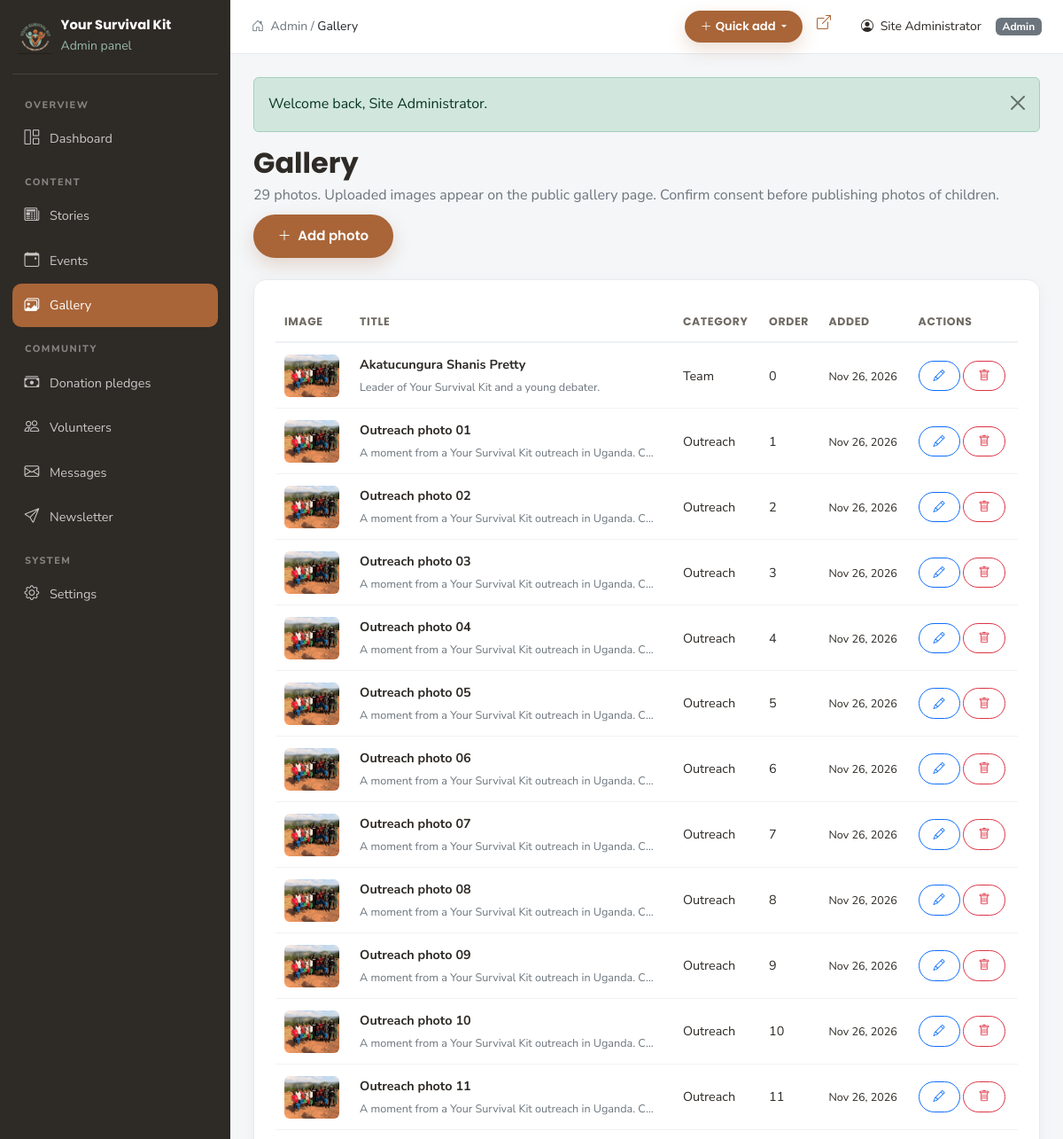
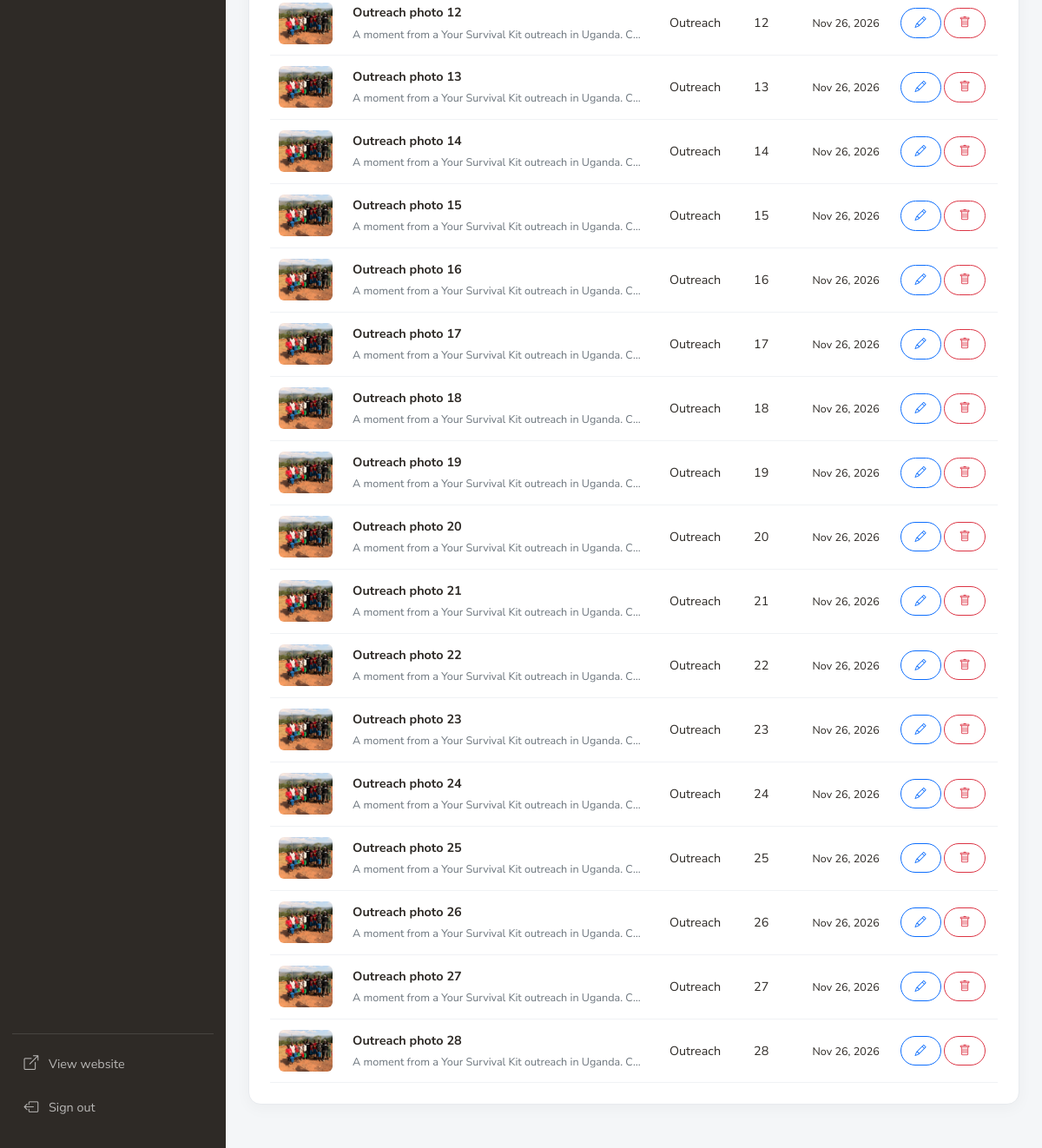
Page /admin/gallery.php (signed in) on the committed database (2 pictures, top to bottom).
### tables this page shows
CREATE TABLE IF NOT EXISTS gallery (
  id         INT UNSIGNED AUTO_INCREMENT PRIMARY KEY,
  title      VARCHAR(180) NOT NULL,
  caption    TEXT,
  category   VARCHAR(80) NOT NULL DEFAULT 'General',
  image      VARCHAR(255) NOT NULL,
  sort_order INT NOT NULL DEFAULT 0,
  created_at TIMESTAMP NOT NULL DEFAULT CURRENT_TIMESTAMP
);

### includes/config.php (called while the page is built, shortened)
<?php
function url(string $path = ''): string
{
    return BASE_URL . ltrim($path, '/');
}
function asset(string $path): string
{
    return url('assets/' . ltrim($path, '/'));
}

### includes/auth.php (called while the page is built, shortened)
<?php
require_once __DIR__ . '/functions.php';
function current_admin(): array
{
    global $pdo;
    $stmt = $pdo->prepare('SELECT id, name, email, role FROM admin_users WHERE id = ? LIMIT 1');
    $stmt->execute([$_SESSION['admin_id'] ?? 0]);
    $admin = $stmt->fetch() ?: ['id' => 0, 'name' => 'Administrator', 'email' => '', 'role' => 'admin'];
    return $admin;
}

### admin/gallery.php (the view, shortened to what this page needs)
<?php
$adminActive = 'gallery.php';
$pageTitle   = 'Gallery';
require_once __DIR__ . '/includes/header.php';
$action = $_GET['action'] ?? 'list';
$photo = ['id' => 0, 'title' => '', 'caption' => '', 'category' => 'General', 'image' => null, 'sort_order' => 0];
if ($action === 'new' || $action === 'edit'): ?>
  <div class="d-flex justify-content-between align-items-center mb-4">
    <h2><?= $action === 'edit' ? 'Edit photo' : 'Add photo' ?></h2>
    <a href="<?= e(url('admin/gallery.php')) ?>" class="btn btn-outline-secondary btn-sm"><i class="bi bi-arrow-left me-1"></i> Gallery</a>
  </div>
  <form method="post" action="<?= e(url('admin/gallery.php')) ?>" enctype="multipart/form-data" class="admin-card">
    <?php csrf_field(); ?>
    <input type="hidden" name="do" value="save"><input type="hidden" name="id" value="<?= (int) $photo['id'] ?>">
    <div class="row g-3">
      <div class="col-md-6">
        <label class="form-label" for="title">Title *</label>
        <input class="form-control" id="title" name="title" value="<?= e($_POST['title'] ?? $photo['title']) ?>" required>
      </div>
      <div class="col-md-3">
        <label class="form-label" for="category">Category</label>
        <input class="form-control" id="category" name="category" value="<?= e($_POST['category'] ?? $photo['category']) ?>" placeholder="Packing, Community…">
      </div>
      <div class="col-md-3">
        <label class="form-label" for="sort_order">Sort order</label>
        <input type="number" class="form-control" id="sort_order" name="sort_order" value="<?= (int) ($_POST['sort_order'] ?? $photo['sort_order']) ?>">
      </div>
      <div class="col-12">
        <label class="form-label" for="caption">Caption</label>
        <textarea class="form-control" id="caption" name="caption" rows="2"><?= e($_POST['caption'] ?? $photo['caption']) ?></textarea>
      </div>
      <div class="col-md-6">
        <label class="form-label" for="image">Image <?= $action === 'new' ? '*' : '(leave blank to keep current)' ?></label>
        <input type="file" class="form-control" id="image" name="image" accept="image/*" data-preview="#imagePreview" <?= $action === 'new' ? 'required' : '' ?>>
        <img id="imagePreview" src="<?= e($photo['image'] ? UPLOAD_URL . rawurlencode($photo['image']) : asset('img/outreach/outreach-09.jpg')) ?>" alt="Preview" class="mt-2 rounded" style="max-height:180px;<?= $photo['image'] ? '' : 'display:none' ?>">
      </div>
    </div>
    <div class="mt-4 d-flex gap-2">
      <button class="btn btn-ys" type="submit"><i class="bi bi-check2 me-1"></i> Save photo</button>
      <a href="<?= e(url('admin/gallery.php')) ?>" class="btn btn-outline-secondary">Cancel</a>
    </div>
  </form>
<?php else:
    $all = $pdo->query('SELECT * FROM gallery ORDER BY sort_order, id DESC')->fetchAll();
?>
  <div class="d-flex flex-wrap justify-content-between align-items-center mb-4 gap-2">
    <div><h2 class="mb-1">Gallery</h2><p class="text-secondary mb-0"><?= count($all) ?> photos. Uploaded images appear on the public gallery page. Confirm consent before publishing photos of children.</p></div>
    <a href="<?= e(url('admin/gallery.php?action=new')) ?>" class="btn btn-ys"><i class="bi bi-plus-lg me-1"></i> Add photo</a>
  </div>
  <div class="admin-card">
    <?php if ($all): ?>
      <div class="table-responsive">
        <table class="admin-table">
          <thead><tr><th>Image</th><th>Title</th><th>Category</th><th>Order</th><th>Added</th><th>Actions</th></tr></thead>
          <tbody>
            <?php foreach ($all as $g): ?>
              <tr>
                <td><img class="table-img" src="<?= e(image_src($g['image'])) ?>" alt=""></td>
                <td><strong><?= e($g['title']) ?></strong><br><small class="text-secondary"><?= e(excerpt($g['caption'], 55)) ?></small></td>
                <td><?= e($g['category']) ?></td>
                <td><?= (int) $g['sort_order'] ?></td>
                <td><small><?= e(date('M j, Y', strtotime($g['created_at']))) ?></small></td>
                <td class="text-nowrap">
                  <a class="btn btn-sm btn-outline-primary" href="<?= e(url('admin/gallery.php?action=edit&id=' . $g['id'])) ?>" title="Edit"><i class="bi bi-pencil"></i></a>
                  <form method="post" action="<?= e(url('admin/gallery.php')) ?>" class="d-inline" data-confirm="Delete this photo?">
                    <button class="btn btn-sm btn-outline-danger" title="Delete"><i class="bi bi-trash"></i></button>
                  </form>
                </td>
              </tr>
            <?php endforeach; ?>
          </tbody>
        </table>
      </div>
    <?php else: ?>
      <p class="text-secondary mb-0">No gallery entries yet. The outreach photos are already on the server in <code>uploads/</code> — run <code>bash apply-updates.sh</code> to add them to the gallery.</p>
    <?php endif; ?>
  </div>
<?php endif; ?>
<?php require_once __DIR__ . '/includes/footer.php'; ?>

### admin/includes/header.php (shortened to what this page needs)
<?php
require_once dirname(__DIR__) . '/../includes/auth.php';
$admin       = current_admin();
$adminActive = $adminActive ?? '';
$menu = [
  ['label' => 'Overview', 'items' => [
    ['key' => '',            'icon' => 'bi-grid-1x2',      'label' => 'Dashboard',         'title' => 'Dashboard overview'],
  ]],
  ['label' => 'Content', 'items' => [
    ['key' => 'news.php',    'icon' => 'bi-newspaper',     'label' => 'Stories',           'title' => 'Add, edit and delete news stories'],
    ['key' => 'events.php',  'icon' => 'bi-calendar-event','label' => 'Events',            'title' => 'Add, edit, delete and announce events'],
    ['key' => 'gallery.php', 'icon' => 'bi-images',        'label' => 'Gallery',           'title' => 'Add, edit and delete photos'],
  ]],
  ['label' => 'Community', 'items' => [
    ['key' => 'donations.php',   'icon' => 'bi-cash-stack', 'label' => 'Donation pledges', 'title' => 'Review, confirm and delete donation pledges'],
    ['key' => 'volunteers.php',  'icon' => 'bi-people',     'label' => 'Volunteers',       'title' => 'Review and update volunteer applications'],
    ['key' => 'messages.php',    'icon' => 'bi-envelope',   'label' => 'Messages',         'title' => 'Read, reply to and delete messages'],
    ['key' => 'subscribers.php', 'icon' => 'bi-send',       'label' => 'Newsletter',       'title' => 'Add, verify and remove subscribers'],
  ]],
  ['label' => 'System', 'items' => [
    ['key' => 'settings.php', 'icon' => 'bi-gear', 'label' => 'Settings', 'title' => 'Contact details, email delivery, stats and password'],
  ]],
];
?>
<!doctype html>
<html lang="en">
<head>
  <link href="https://cdn.jsdelivr.net/npm/bootstrap@5.3.3/dist/css/bootstrap.min.css" rel="stylesheet">
  <link href="https://cdn.jsdelivr.net/npm/bootstrap-icons@1.11.3/font/bootstrap-icons.min.css" rel="stylesheet">
  <link href="<?= e(asset('css/style.css') . '?v=20261126b') ?>" rel="stylesheet">
</head>
<body class="admin-body">
<aside class="admin-sidebar" id="adminSidebar" aria-label="Admin menu">
  <div class="brand">
    <img src="<?= e(asset('img/logo.png')) ?>" alt="Logo">
    <div class="flex-grow-1">
      <strong>Your Survival Kit</strong>
      <small style="color:var(--ys-green)">Admin panel</small>
    </div>
  </div>
  <nav class="admin-nav">
    <ul class="nav flex-column">
      <?php foreach ($menu as $group): ?>
        <li class="admin-nav-group"><?= e($group['label']) ?></li>
        <?php foreach ($group['items'] as $item): ?>
          <?php
          $href   = $item['key'] ?: 'index.php';
          $active = ($adminActive === $item['key']) ? ' active' : '';
          ?>
          <li class="nav-item">
            <a class="nav-link<?= $active ?>" href="<?= e(url('admin/' . $href)) ?>" title="<?= e($item['title']) ?>">
              <i class="bi <?= e($item['icon']) ?>"></i>
              <span><?= e($item['label']) ?></span>
            </a>
          </li>
        <?php endforeach; ?>
      <?php endforeach; ?>
    </ul>
  </nav>
  <div class="admin-sidebar-foot">
    <a class="nav-link" href="<?= e(url()) ?>" target="_blank" rel="noopener"><i class="bi bi-box-arrow-up-right"></i> View website</a>
    <a class="nav-link" href="<?= e(url('admin/logout.php')) ?>"><i class="bi bi-box-arrow-left"></i> Sign out</a>
  </div>
</aside>
<div class="admin-main">
  <header class="admin-topbar">
    <div class="d-flex align-items-center min-w-0">
      <span class="text-secondary small admin-breadcrumb">
        <i class="bi bi-house-door me-1"></i> Admin / <span class="text-dark"><?= e($pageTitle ?? 'Dashboard') ?></span>
      </span>
    </div>
    <div class="d-flex align-items-center gap-2 gap-md-3">
      <div class="dropdown">
        <button class="btn btn-ys btn-sm dropdown-toggle" type="button" id="adminQuickAdd"
                data-bs-toggle="dropdown" aria-expanded="false" aria-label="Quick add">
          <i class="bi bi-plus-lg me-md-1"></i><span class="d-none d-md-inline">Quick add</span>
        </button>
      </div>
      <a class="admin-top-icon d-none d-sm-inline" href="<?= e(url()) ?>" target="_blank" rel="noopener" title="View website" aria-label="View website"><i class="bi bi-box-arrow-up-right"></i></a>
      <span class="small admin-user-name"><i class="bi bi-person-circle me-1"></i> <?= e($admin['name']) ?></span>
      <span class="badge bg-secondary admin-role"><?= e(ucfirst($admin['role'])) ?></span>
    </div>
  </header>
  <div class="admin-content">

### assets/css/style.css (style rules this page uses)
:root { --ys-brown: #a96538; --ys-brown-dark: #7c4526; --ys-green: #96baac; --ys-green-dark: #5c8577; --ys-ink: #2e2a26; --ys-muted: #6f6a62; --ys-cream: #faf6ee; --ys-sand: #f0e8db; --ys-gold: #e5b24b; --ys-white: #ffffff; --ys-radius: 14px; --ys-shadow: 0 14px 40px rgba(46, 42, 38, .09); --ys-font-head: 'Poppins', sans-serif; --ys-font-body: 'Nunito Sans', sans-serif; }
html { scroll-behavior: smooth; }
body { font-family: var(--ys-font-body); color: var(--ys-ink); background: var(--ys-white); font-size: 16px; line-height: 1.7; }
h1, h2, h3, h4, h5, h6 { font-family: var(--ys-font-head); font-weight: 700; color: var(--ys-ink); }
a { color: var(--ys-brown); text-decoration: none; transition: color .2s ease; }
img { max-width: 100%; }
.btn { border-radius: 50px; padding: .7rem 1.6rem; font-family: var(--ys-font-head); font-weight: 600; font-size: .94rem; }
.btn-ys { background: var(--ys-brown); color: #fff; border: 2px solid var(--ys-brown); box-shadow: 0 8px 20px rgba(169,101,56,.22); }
.btn-sm { padding: .4rem 1rem; font-size: .82rem; }
.admin-body { background: #f4f6f8; }
.admin-sidebar { width: 260px; position: fixed; inset: 0 auto 0 0; background: var(--ys-ink); color: #fff; padding: 20px 14px; overflow-y: auto; z-index: 1040; display: flex; flex-direction: column; }
.admin-sidebar .brand { display: flex; align-items: center; gap: 10px; padding: 0 6px 18px; border-bottom: 1px solid rgba(255,255,255,.12); margin-bottom: 12px; }
.admin-sidebar .brand img { height: 38px; width: auto; }
.admin-sidebar .brand strong { font-family: var(--ys-font-head); font-size: .92rem; line-height: 1.2; display: block; }
.admin-nav { flex: 1 1 auto; }
.admin-nav-group { color: rgba(255,255,255,.42); font-size: .68rem; font-weight: 800; text-transform: uppercase; letter-spacing: .14em; padding: 14px 14px 4px; }
.admin-sidebar .nav-link { color: rgba(255,255,255,.74); border-radius: 10px; padding: 10px 13px; margin-bottom: 2px; font-size: .9rem; display: flex; align-items: center; gap: 11px; }
.admin-sidebar .nav-link i { font-size: 1.05rem; width: 18px; text-align: center; }
.admin-sidebar .nav-link:hover, .admin-sidebar .nav-link.active { background: var(--ys-brown); color: #fff; }
.admin-sidebar-foot { border-top: 1px solid rgba(255,255,255,.12); padding-top: 10px; margin-top: auto; }
.admin-sidebar-foot .nav-link { color: rgba(255,255,255,.66); }
.admin-main { margin-left: 260px; min-height: 100vh; }
.admin-topbar { position: sticky; top: 0; z-index: 1030; background: #fff; padding: 12px 24px; border-bottom: 1px solid #e7eaee; display: flex; justify-content: space-between; align-items: center; gap: 12px; }
.admin-breadcrumb { white-space: nowrap; overflow: hidden; text-overflow: ellipsis; }
.admin-top-icon { display: inline-grid; place-items: center; width: 34px; height: 34px; border-radius: 9px; color: var(--ys-brown); text-decoration: none; }
.admin-content { padding: 26px; }
.admin-card { background: #fff; border: 1px solid #e7eaee; border-radius: 14px; padding: 24px; box-shadow: 0 4px 18px rgba(0,0,0,.04); margin-bottom: 24px; }
.admin-table { width: 100%; font-size: .9rem; }
.admin-table th { font-family: var(--ys-font-head); font-size: .78rem; text-transform: uppercase; letter-spacing: .05em; color: var(--ys-muted); border-bottom: 2px solid #eef1f4; padding: 12px 10px; }
.admin-table td { padding: 12px 10px; border-bottom: 1px solid #f0f2f5; vertical-align: middle; }
.table-img { width: 62px; height: 48px; object-fit: cover; border-radius: 6px; }
html { -webkit-text-size-adjust: 100%; }
body { overflow-x: hidden; }

### rows in the picture
gallery: title "Akatucungura Shanis Pretty", caption "Leader of Your Survival Kit and a young debater.", category "Team", sort_order "0", created_at "Nov 26, 2026"
gallery: title "Outreach photo 01", caption "A moment from a Your Survival Kit outreach in Uganda. C…", category "Outreach", sort_order "1", created_at "Nov 26, 2026"
gallery: title "Outreach photo 02", caption "A moment from a Your Survival Kit outreach in Uganda. C…", category "Outreach", sort_order "2", created_at "Nov 26, 2026"
gallery: title "Outreach photo 03", caption "A moment from a Your Survival Kit outreach in Uganda. C…", category "Outreach", sort_order "3", created_at "Nov 26, 2026"
gallery: title "Outreach photo 04", caption "A moment from a Your Survival Kit outreach in Uganda. C…", category "Outreach", sort_order "4", created_at "Nov 26, 2026"
gallery: title "Outreach photo 05", caption "A moment from a Your Survival Kit outreach in Uganda. C…", category "Outreach", sort_order "5", created_at "Nov 26, 2026"
gallery: title "Outreach photo 06", caption "A moment from a Your Survival Kit outreach in Uganda. C…", category "Outreach", sort_order "6", created_at "Nov 26, 2026"
gallery: title "Outreach photo 07", caption "A moment from a Your Survival Kit outreach in Uganda. C…", category "Outreach", sort_order "7", created_at "Nov 26, 2026"
gallery: title "Outreach photo 08", caption "A moment from a Your Survival Kit outreach in Uganda. C…", category "Outreach", sort_order "8", created_at "Nov 26, 2026"
gallery: image (picture), title "Outreach photo 09", caption "A moment from a Your Survival Kit outreach in Uganda. C…", category "Outreach", sort_order "9", created_at "Nov 26, 2026"
gallery: title "Outreach photo 10", caption "A moment from a Your Survival Kit outreach in Uganda. C…", category "Outreach", sort_order "10", created_at "Nov 26, 2026"
gallery: title "Outreach photo 11", caption "A moment from a Your Survival Kit outreach in Uganda. C…", category "Outreach", sort_order "11", created_at "Nov 26, 2026"
gallery: title "Outreach photo 12", caption "A moment from a Your Survival Kit outreach in Uganda. C…", category "Outreach", sort_order "12", created_at "Nov 26, 2026"
gallery: title "Outreach photo 13", caption "A moment from a Your Survival Kit outreach in Uganda. C…", category "Outreach", sort_order "13", created_at "Nov 26, 2026"
gallery: title "Outreach photo 14", caption "A moment from a Your Survival Kit outreach in Uganda. C…", category "Outreach", sort_order "14", created_at "Nov 26, 2026"
gallery: title "Outreach photo 15", caption "A moment from a Your Survival Kit outreach in Uganda. C…", category "Outreach", sort_order "15", created_at "Nov 26, 2026"
gallery: title "Outreach photo 16", caption "A moment from a Your Survival Kit outreach in Uganda. C…", category "Outreach", sort_order "16", created_at "Nov 26, 2026"
gallery: title "Outreach photo 17", caption "A moment from a Your Survival Kit outreach in Uganda. C…", category "Outreach", sort_order "17", created_at "Nov 26, 2026"
gallery: title "Outreach photo 18", caption "A moment from a Your Survival Kit outreach in Uganda. C…", category "Outreach", sort_order "18", created_at "Nov 26, 2026"
gallery: title "Outreach photo 19", caption "A moment from a Your Survival Kit outreach in Uganda. C…", category "Outreach", sort_order "19", created_at "Nov 26, 2026"
gallery: title "Outreach photo 20", caption "A moment from a Your Survival Kit outreach in Uganda. C…", category "Outreach", sort_order "20", created_at "Nov 26, 2026"
gallery: title "Outreach photo 21", caption "A moment from a Your Survival Kit outreach in Uganda. C…", category "Outreach", sort_order "21", created_at "Nov 26, 2026"
gallery: title "Outreach photo 22", caption "A moment from a Your Survival Kit outreach in Uganda. C…", category "Outreach", sort_order "22", created_at "Nov 26, 2026"
gallery: title "Outreach photo 23", caption "A moment from a Your Survival Kit outreach in Uganda. C…", category "Outreach", sort_order "23", created_at "Nov 26, 2026"
gallery: title "Outreach photo 24", caption "A moment from a Your Survival Kit outreach in Uganda. C…", category "Outreach", sort_order "24", created_at "Nov 26, 2026"
gallery: title "Outreach photo 25", caption "A moment from a Your Survival Kit outreach in Uganda. C…", category "Outreach", sort_order "25", created_at "Nov 26, 2026"
gallery: title "Outreach photo 26", caption "A moment from a Your Survival Kit outreach in Uganda. C…", category "Outreach", sort_order "26", created_at "Nov 26, 2026"
gallery: title "Outreach photo 27", caption "A moment from a Your Survival Kit outreach in Uganda. C…", category "Outreach", sort_order "27", created_at "Nov 26, 2026"
gallery: title "Outreach photo 28", caption "A moment from a Your Survival Kit outreach in Uganda. C…", category "Outreach", sort_order "28", created_at "Nov 26, 2026"

### other values in the picture
$group['label'] "OVERVIEW"
$item['label'] "Dashboard"
$group['label'] "CONTENT"
$item['label'] "Stories"
$item['label'] "Events"
$item['label'] "Gallery"
$group['label'] "COMMUNITY"
$item['label'] "Donation pledges"
$item['label'] "Volunteers"
$item['label'] "Messages"
$item['label'] "Newsletter"
$group['label'] "SYSTEM"
$item['label'] "Settings"
$pageTitle "Gallery"
$admin['name'] "Site Administrator"
